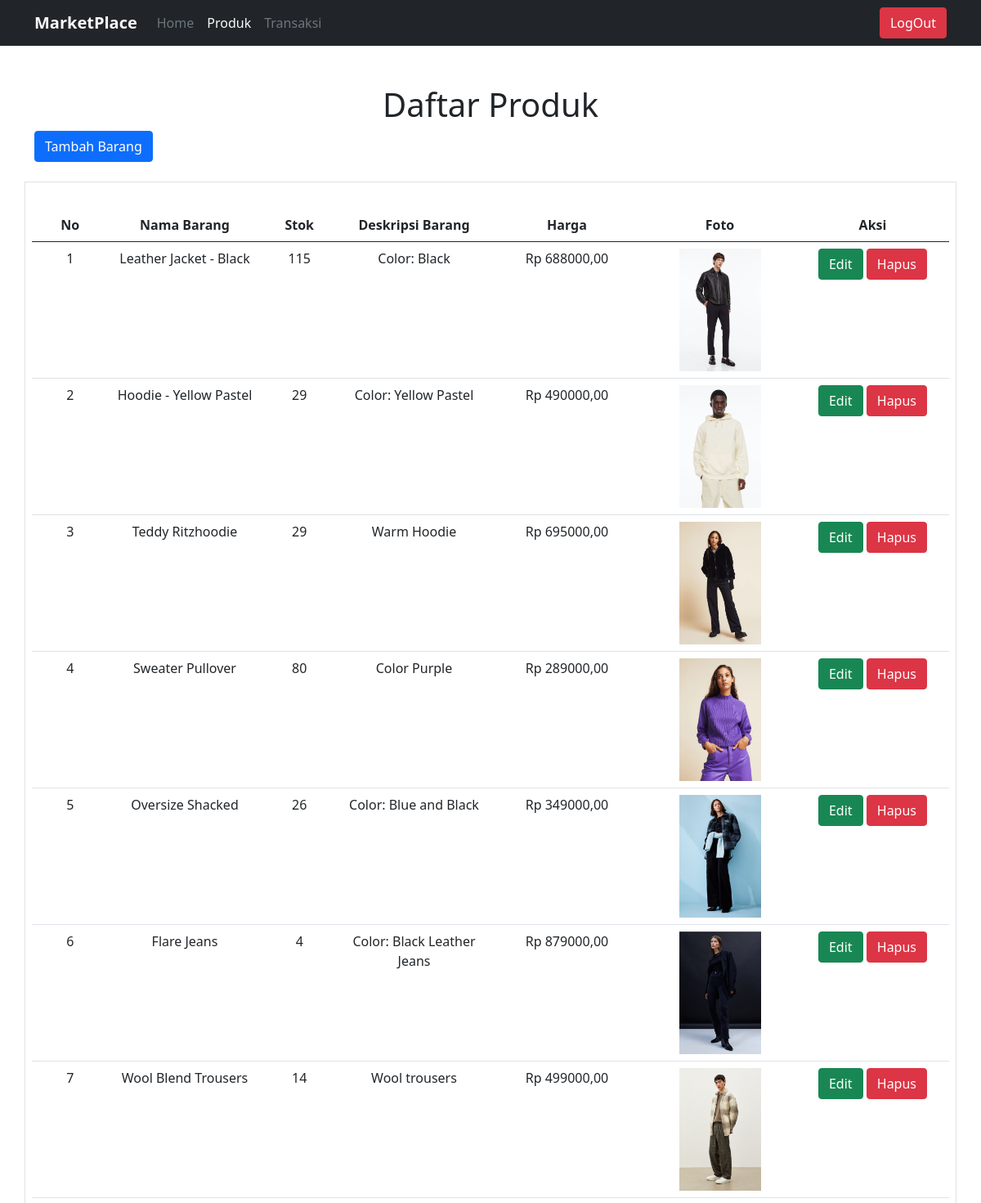
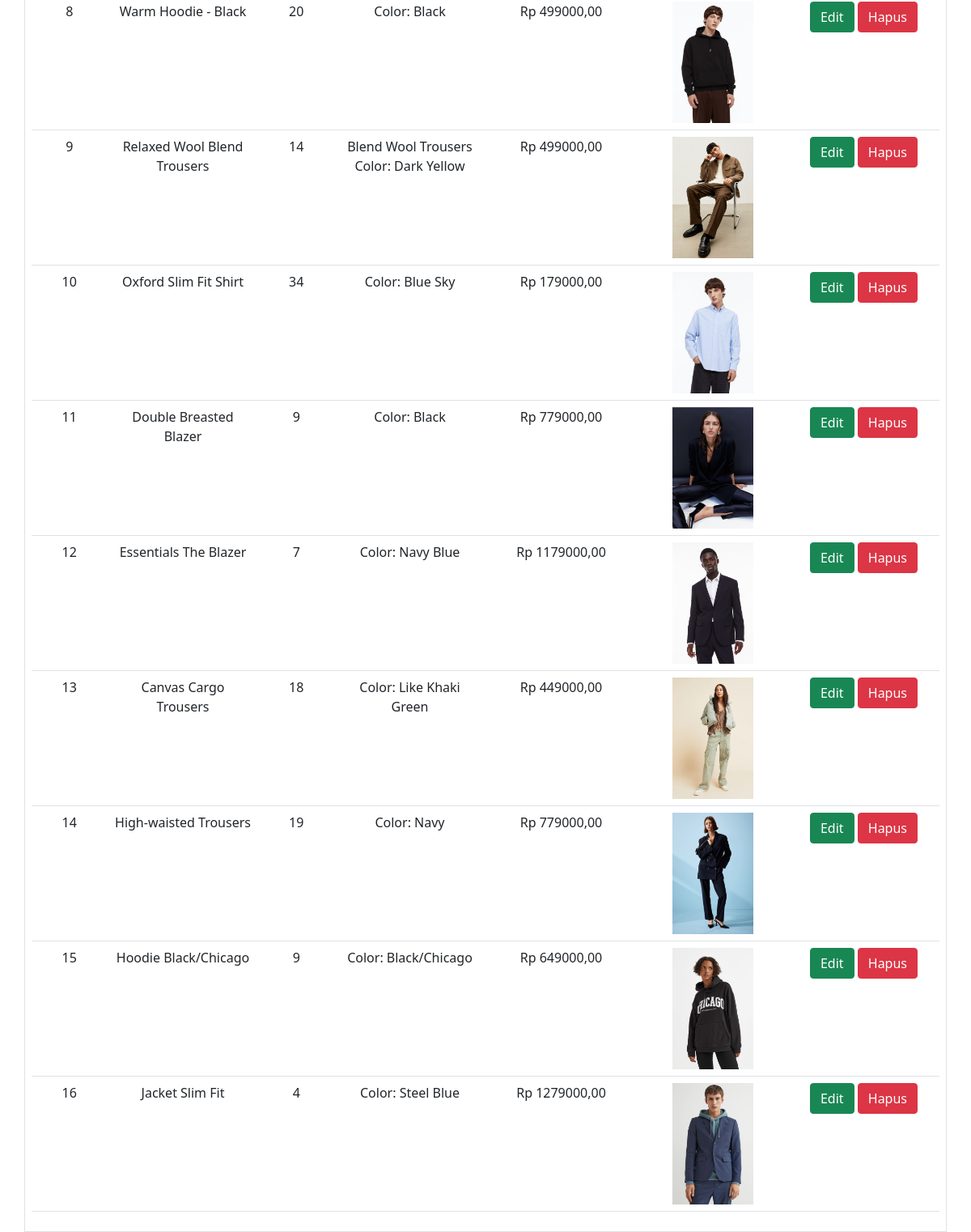
/admin/produk_list.php?success, run on the app's committed database (2 pictures, top to bottom).
### tables this page shows
CREATE TABLE `produk` (
  `id_barang` int(11) NOT NULL,
  `namaproduk` varchar(150) NOT NULL,
  `stok` int(11) NOT NULL,
  `color` text DEFAULT NULL,
  `harga` int(11) NOT NULL,
  `foto` varchar(150) NOT NULL,
  `gender` enum('men','women') NOT NULL
);

### admin/produk_list.php (the view, shortened to what this page needs)
<!DOCTYPE html>
<html lang="en">
<head>
    <link href="https://cdn.jsdelivr.net/npm/bootstrap@5.0.2/dist/css/bootstrap.min.css" rel="stylesheet"
>
</head>
<body>
    <nav class="navbar navbar-expand-lg bg-dark sticky-top">
        <div class="container">
            <a class="navbar-brand text-light fw-bold" href="#">MarketPlace</a>
            <div class="collapse navbar-collapse" id="navbarSupportedContent">
                <ul class="navbar-nav me-auto mb-2 mb-lg-0">
                    <li class="nav-item">
                        <a class="nav-link text-muted" aria-current="page" href="halaman_admin.php">Home</a>
                    </li>
                    <li class="nav-item">
                        <a class="nav-link active text-light" href="produk_list.php">Produk</a>
                    </li>
                    <li class="nav-item">
                        <a class="nav-link text-muted" href="transaksi.php">Transaksi</a>
                    </li>
                </ul>
                <div class="d-flex" role="search">
                    <a href="../login/logout.php" class="btn btn-danger">LogOut</a>
                </div>
            </div>
        </div>
    </nav>
    <section id="">
        <div class="container">
            <div class="row">
                <div class="col-12 text-center mt-5">
                    <h1>Daftar Produk</h1>
                </div>
                <div class="col-6 mb-4"><a href="produk-tambah.php" class="btn btn-primary">Tambah
                        Barang</a> </div>
                <div class="col-12 border border p-2"> <?php include "koneksi.php"; ?>
                    <br>
                    <table class="table table-responsive text-center">
                        <thead>
                            <tr class="d-flex">
                                <th class="col-1">No</th>
                                <th class="col-2">Nama Barang</th>
                                <th class="col-1">Stok</th>
                                <th class="col-2">Deskripsi Barang</th>
                                <th class="col-2">Harga</th>
                                <th class="col-2">Foto</th>
                                <th class="col-2">Aksi</th>
                            </tr>
                        </thead>
                        <tbody>
                            <?php
                        $sql = "SELECT * FROM produk";
                        $query = mysqli_query($conn, $sql);
                        $no = 1;
                        while ($produk = mysqli_fetch_array($query)) {
                            echo '<tr class="d-flex">';
                            echo "<td class='col-1'>" . "$no" . "</td>";
                            echo "<td class='col-2'>" . $produk['namaproduk'] . "</td>";
                            echo "<td class='col-1'>" . $produk['stok'] . "</td>";
                            echo "<td class='col-2'>" . $produk['color'] . "</td>";
                            echo "<td class='col-2'>" . "Rp " , $produk['harga'] , ",00". "</td>";?>
                            <td class='col-2'>
                                <?php echo "<img src='../fotoproduk/$produk[foto]' width='100' height='150' />";?>
                            </td>
                            <?php
                            echo "<td class='col-2'><a href='produk-edit.php?id=" . $produk['id_barang'] . "'class='btn btn-success'>Edit</a> ";
                            echo "<a href='produk-hapus.php?id=" . $produk['id_barang'] . "'class='btn btn-danger'>Hapus</a> ";
                            echo "</td>";
                            $no++;
                        }
                        ?>
                        </tbody>
                    </table>
                </div>
            </div>
        </div>
    </section>
</body>
</html>

### data on the page
produk: namaproduk "Leather Jacket - Black", stok "115", color "Color: Black", harga "688000", foto (picture)
produk: namaproduk "Hoodie - Yellow Pastel", stok "29", color "Color: Yellow Pastel", harga "490000", foto (picture)
produk: namaproduk "Teddy Ritzhoodie", stok "29", color "Warm Hoodie", harga "695000", foto (picture)
produk: namaproduk "Sweater Pullover", stok "80", color "Color Purple", harga "289000", foto (picture)
produk: namaproduk "Oversize Shacked", stok "26", color "Color: Blue and Black", harga "349000", foto (picture)
produk: namaproduk "Flare Jeans", stok "4", color "Color: Black Leather Jeans", harga "879000", foto (picture)
produk: namaproduk "Wool Blend Trousers", stok "14", color "Wool trousers", harga "499000", foto (picture)
produk: namaproduk "Warm Hoodie - Black", stok "20", color "Color: Black", harga "499000", foto (picture)
produk: namaproduk "Relaxed Wool Blend Trousers", stok "14", color "Blend Wool Trousers Color: Dark Yellow", harga "499000", foto (picture)
produk: namaproduk "Oxford Slim Fit Shirt", stok "34", color "Color: Blue Sky", harga "179000", foto (picture)
produk: namaproduk "Double Breasted Blazer", stok "9", color "Color: Black", harga "779000", foto (picture)
produk: namaproduk "Essentials The Blazer", stok "7", color "Color: Navy Blue", harga "1179000", foto (picture)
produk: namaproduk "Canvas Cargo Trousers", stok "18", color "Color: Like Khaki Green", harga "449000", foto (picture)
produk: namaproduk "High-waisted Trousers", stok "19", color "Color: Navy", harga "779000", foto (picture)
produk: namaproduk "Hoodie Black/Chicago", stok "9", color "Color: Black/Chicago", harga "649000", foto (picture)
produk: namaproduk "Jacket Slim Fit", stok "4", color "Color: Steel Blue", harga "1279000", foto (picture)
